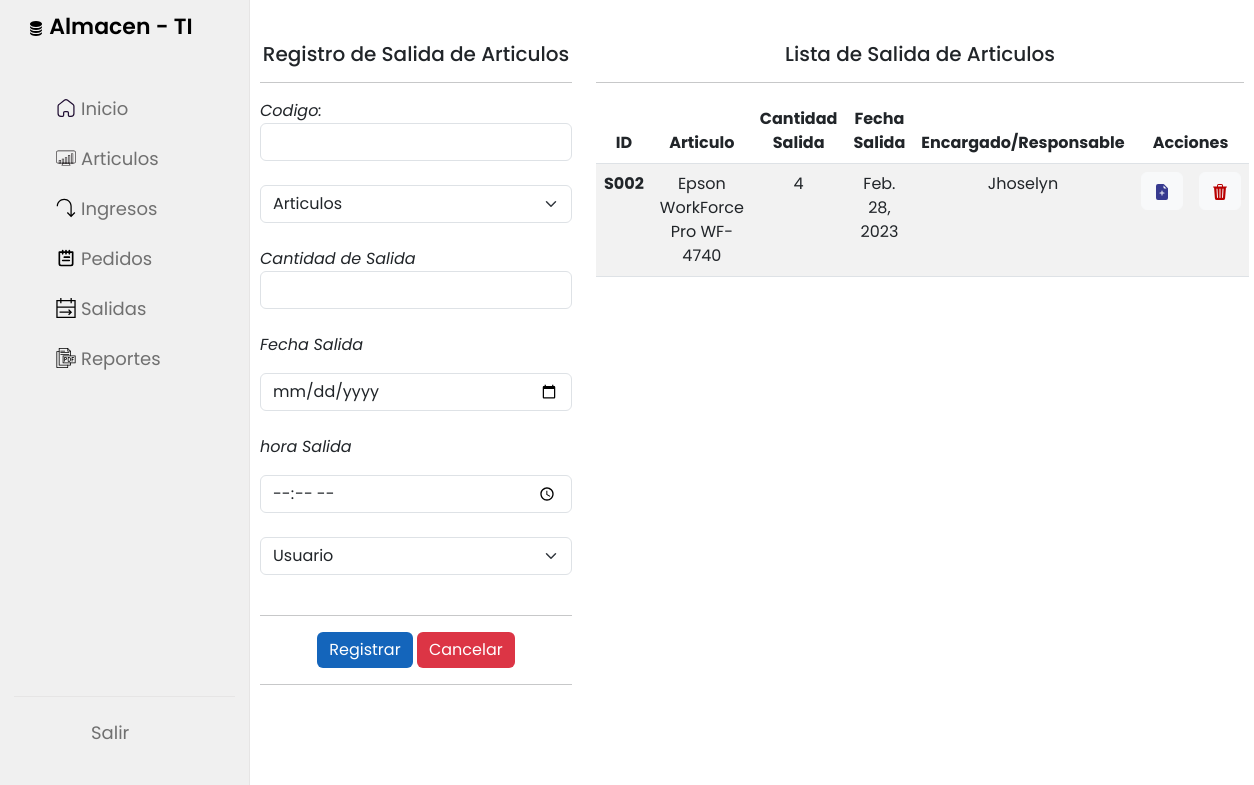
Page /salida (signed in) on the earlier database version.
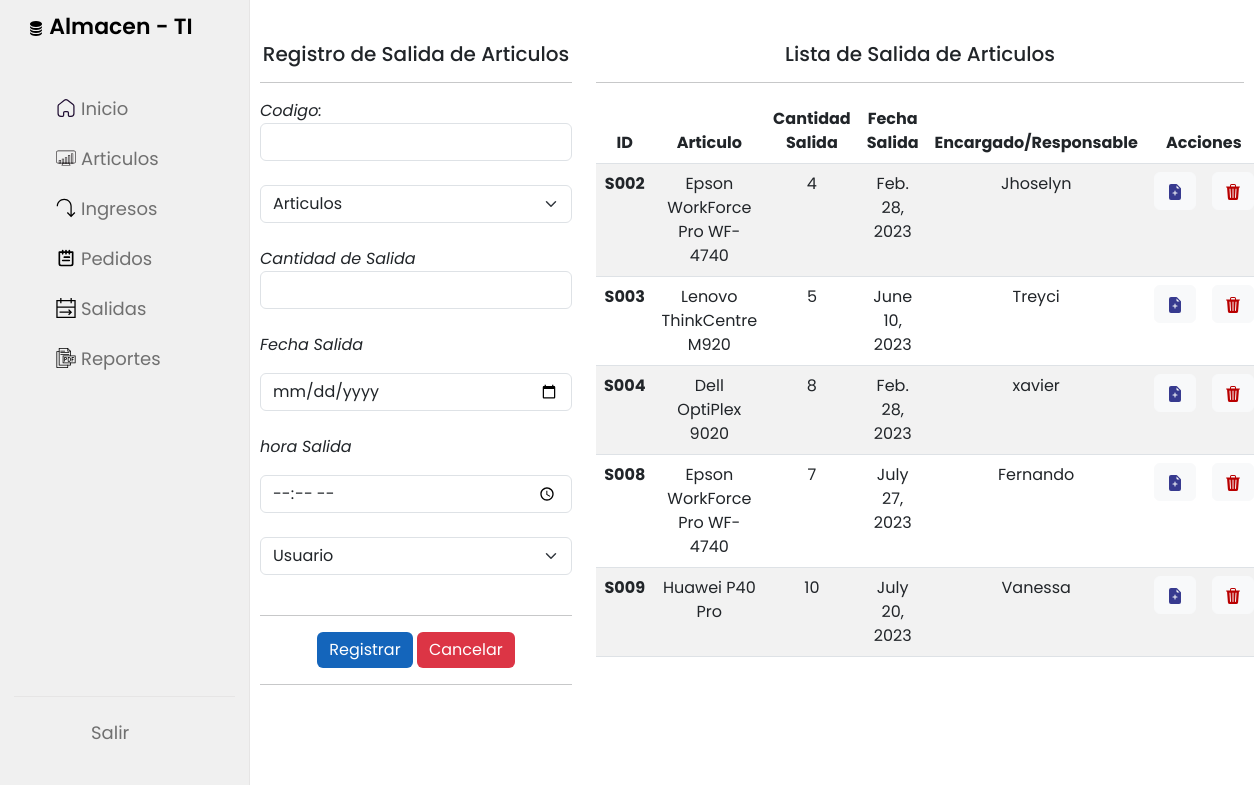
Same page on the later database version.
### Almacen/models.py (models this page shows, shortened)
class Orden_Salida(models.Model):
    codigo=models.CharField(primary_key=True, max_length=6)
    codigo_Articulo=models.ForeignKey(Articulo, on_delete=models.CASCADE)
    cant_Art_Salida=models.IntegerField()
    fecha_Salida=models.DateField()
    hora_Salida=models.TimeField()
    codigo_Usuario=models.ForeignKey(Usuario, on_delete=models.CASCADE)

class Articulo(models.Model):
    codigo=models.CharField(primary_key=True, max_length=6)
    nombre=models.CharField(max_length=60)
    stock=models.IntegerField()
    codigo_Modelo = models.ForeignKey(Modelo, on_delete=models.CASCADE)
    codigo_Marca = models.ForeignKey(Marca, on_delete=models.CASCADE)
    codigo_Categoria=models.ForeignKey(Categoria, on_delete=models.CASCADE)

class Modelo(models.Model):
    codigo=models.CharField(primary_key=True, max_length=6)
    nombre=models.CharField(max_length=60)
    def __str__(self):
        return self.nombre

class Usuario(models.Model):
    codigo=models.CharField(primary_key=True, max_length=6)
    nombreusuario = models.CharField(max_length=40)
    nombre = models.CharField(max_length=60)
    apellido = models.CharField(max_length=80)
    email = models.EmailField(max_length=40)
    contraseña = models.CharField(max_length=12)
    def __str__(self):
        return self.nombreusuario

### Almacen/views.py (the view)
# urls.py: path('salida',views.salida,name='salida'),
@login_required
def salida(request):
    salidas = Orden_Salida.objects.all()
    articulos = Articulo.objects.all()
    usuarios = Usuario.objects.all()
    context = {"salidas":salidas, "articulos":articulos, "usuarios":usuarios}
    return render(request, template_gestion_salida, context)

### Almacen/templates/acciones/salida/GestionSalida.html (shortened to what this page needs)
{% extends 'base/index.html' %}
{% block content %}
<div class="row pt-3">
    <div class="col-4 pt-3">
        <h5 class="text-center">Registro de Salida de Articulos</h5>
        <hr>
        <form action="/salida/registrarsalida" method="post">
            <div class="row">
                <div class="col">
                    <div>
                        <label><em>Codigo:</em></label>
                        <input type="text" name="txtCodigo" class="form-control">
                    </div><br>
                    <div>
                        <select class="form-select" aria-label="Default select example" name="txtArticulo">
                            <option selected>Articulos</option>
                        </select>
                    </div><br>
                    <div>
                        <label><em>Cantidad de Salida</em></label>
                        <input type="number" name="txtCantidad" class="form-control">
                    </div><br>
                    <div>
                        <label><em>Fecha Salida</p></em></label>
                        <input type="date" name="txtFecha" class="form-control">
                    </div><br>
                    <div>
                        <label><em>hora Salida</p></em></label>
                        <input type="time" name="txtHora" class="form-control">
                    </div><br>
                    <div>
                        <select class="form-select" aria-label="Default select example" name="txtUsuario">
                            <option selected>Usuario</option>
                        </select>
                    </div><br>
                </div>
            </div>
            <hr>
            <div class="text-center d-grid gap-2 d-md-block">
                <button class="btnsave btn btn-success" type="submit">Registrar</button>
                <button class="btndelete btn btn-danger" type="reset">Cancelar</button>
            </div>
            <hr>
        </form>
    </div>
    <div class="col-8 pt-3 text-center">
        <h5>Lista de Salida de Articulos</h5>
        <hr>
        <table class="table table-striped table-hover">
            <thead>
                <tr>
                    <th scope="col">ID</th>
                    <th scope="col">Articulo</th>
                    <th scope="col">Cantidad Salida</th>
                    <th scope="col">Fecha Salida</th>
                    <th scope="col">Encargado/Responsable</th>
                    <th scope="col" colspan="2">Acciones</th>
                </tr>
            </thead>
            <tbody>
                {% for s in salidas %}
                <tr>
                    <th scope="row">{{ s.codigo }}</th>
                    <td>{{ s.codigo_Articulo.codigo_Modelo }}</td>
                    <td>{{ s.cant_Art_Salida }}</td>
                    <td>{{ s.fecha_Salida }}</td>
                    <td>{{ s.codigo_Usuario }}</td>
                    <td>
                        <button type="button" class="btn btn-light">
                            <a class="editar" href="/salida/edicionsalida/{{s.codigo}}">
                            </a>
                        </button>
                    </td>
                    <td>
                        <button type="button" class="btn btn-light">
                            <a class="eliminar" href="/salida/eliminarsalida/{{s.codigo}}">
                            </a>
                        </button>
                    </td>
                </tr>
                {% endfor %}
            </tbody>
        </table>
    </div>
</div>
{% endblock %}

Differences in the rows shown:
added Orden_Salida: codigo "S003", codigo_Articulo.codigo_Modelo "Lenovo ThinkCentre M920", cant_Art_Salida "5", fecha_Salida "June 10, 2023", codigo_Usuario "Treyci"
added Orden_Salida: codigo "S004", codigo_Articulo.codigo_Modelo "Dell OptiPlex 9020", cant_Art_Salida "8", fecha_Salida "Feb. 28, 2023", codigo_Usuario "xavier"
added Orden_Salida: codigo "S008", codigo_Articulo.codigo_Modelo "Epson WorkForce Pro WF-4740", cant_Art_Salida "7", fecha_Salida "July 27, 2023", codigo_Usuario "Fernando"
added Orden_Salida: codigo "S009", codigo_Articulo.codigo_Modelo "Huawei P40 Pro", cant_Art_Salida "10", fecha_Salida "July 20, 2023", codigo_Usuario "Vanessa"
